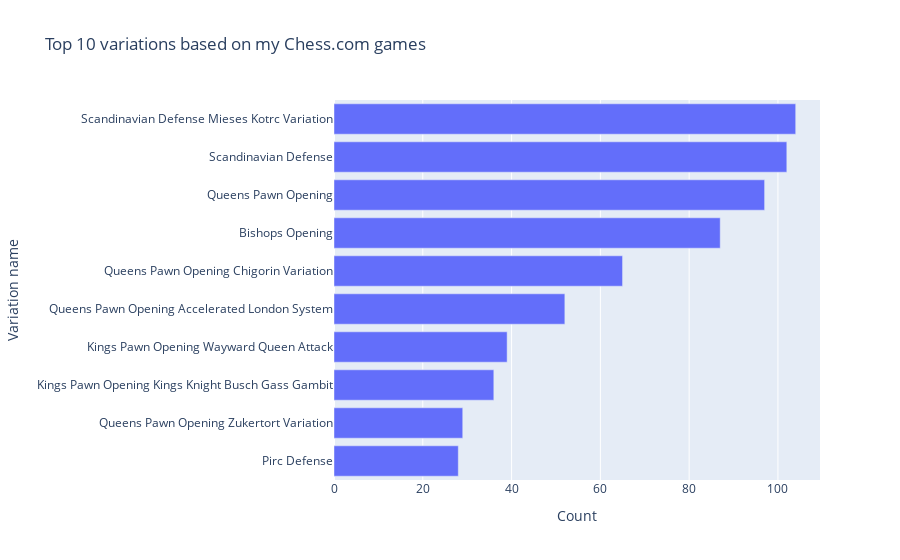

The cell this chart's notebook holds for it:
### Code cell
# Count the occurrences of each variation name
opening_counts = df['VariationName'].value_counts().head(10).reset_index()
opening_counts.columns = ['VariationName', 'Count']

# Sort the DataFrame in decreasing order of 'Count'
opening_counts = opening_counts.sort_values(by='Count', ascending=True)

# Create a bar plot using Plotly
fig = px.bar(opening_counts, x='Count', y='VariationName', orientation='h', 
             title='Top 10 variations based on my Chess.com games', 
             labels={'VariationName': 'Variation name', 'Count': 'Count'})

fig.show()

### Figure 1 — Plotly figure (JSON) as saved in the notebook; plotly's stock layout.template omitted (floating-point values rounded to 4 significant figures)
{"data": [{"hovertemplate": "Count=%{x}<br>Variation name=%{y}<extra></extra>", "legendgroup": "", "marker": {"color": "#636efa", "pattern": {"shape": ""}}, "name": "", "orientation": "h", "showlegend": false, "textposition": "auto", "type": "bar", "x": [28, 29, 36, 39, 52, 65, 87, 97, 102, 104], "xaxis": "x", "y": ["Pirc Defense", "Queens Pawn Opening Zukertort Variation", "Kings Pawn Opening Kings Knight Busch Gass Gambit", "Kings Pawn Opening Wayward Queen Attack", "Queens Pawn Opening Accelerated London System", "Queens Pawn Opening Chigorin Variation", "Bishops Opening", "Queens Pawn Opening", "Scandinavian Defense", "Scandinavian Defense Mieses Kotrc Variation"], "yaxis": "y"}], "layout": {"barmode": "relative", "legend": {"tracegroupgap": 0}, "title": {"text": "Top 10 variations based on my Chess.com games"}, "xaxis": {"anchor": "y", "domain": [0, 1], "title": {"text": "Count"}}, "yaxis": {"anchor": "x", "domain": [0, 1], "title": {"text": "Variation name"}}}}
